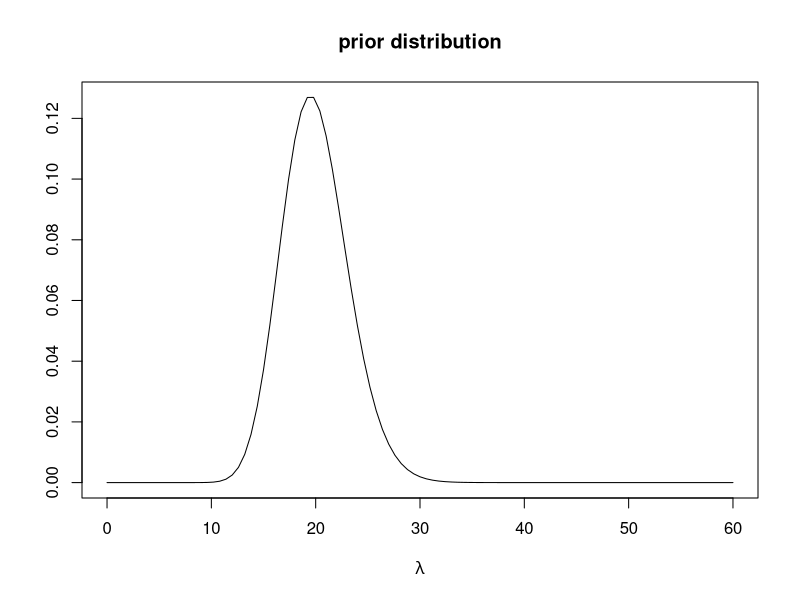
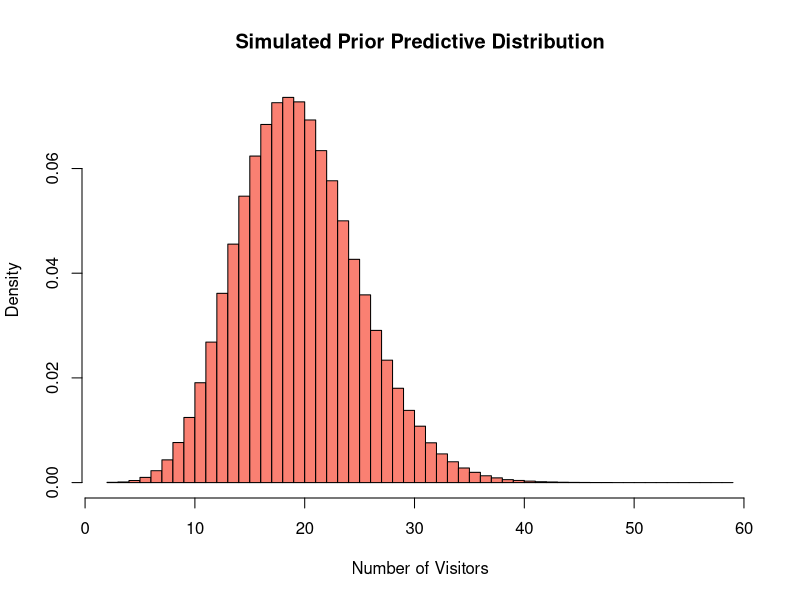
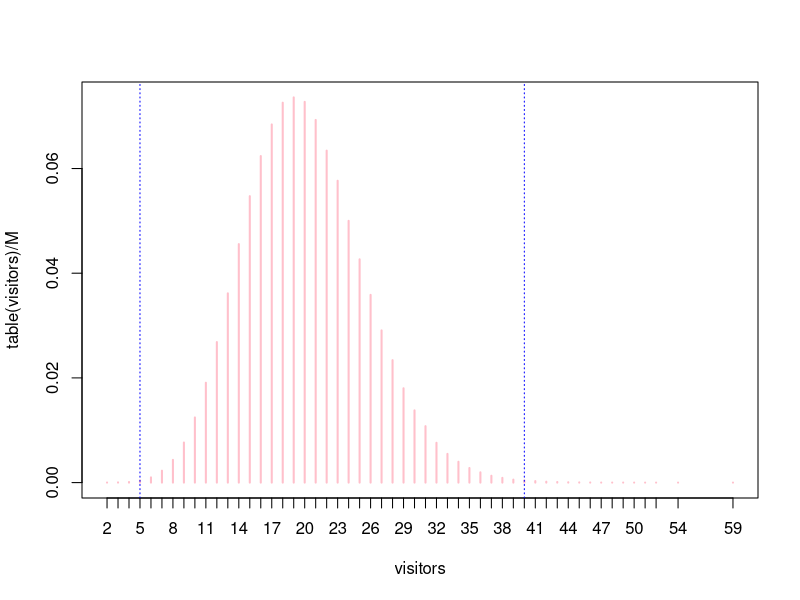
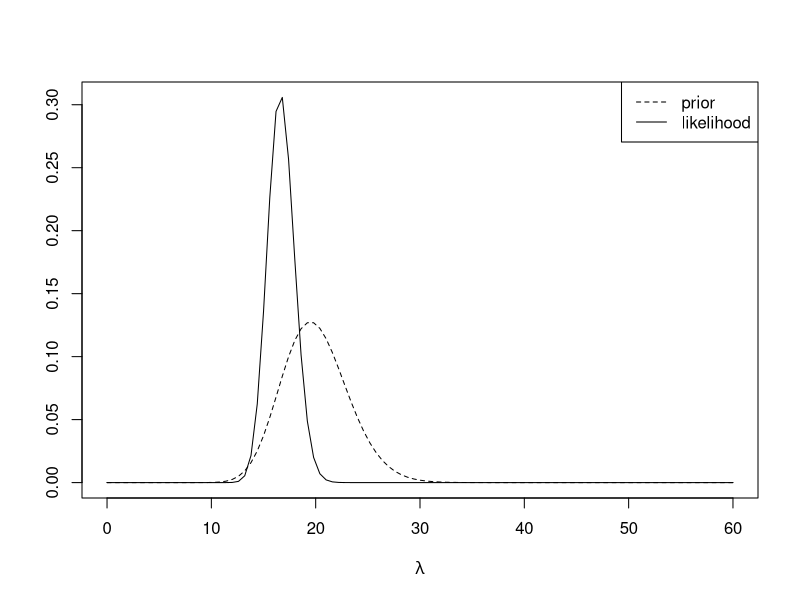
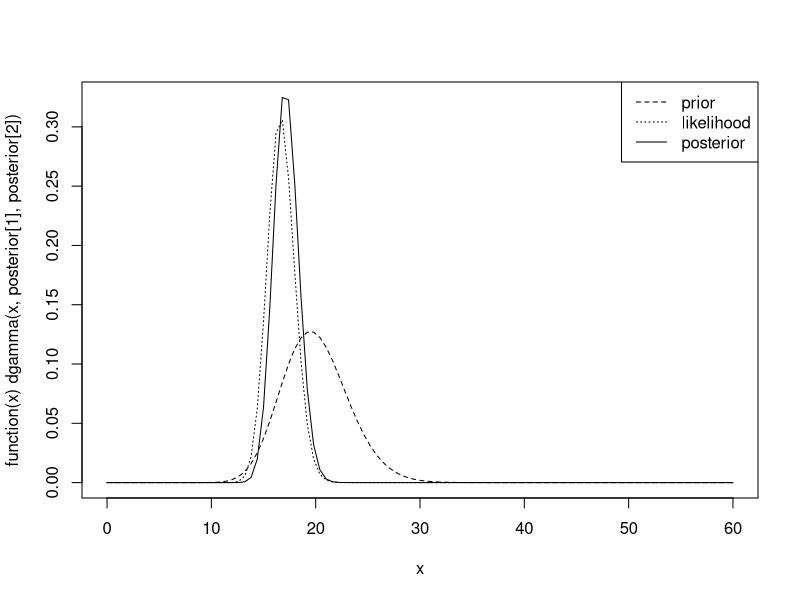
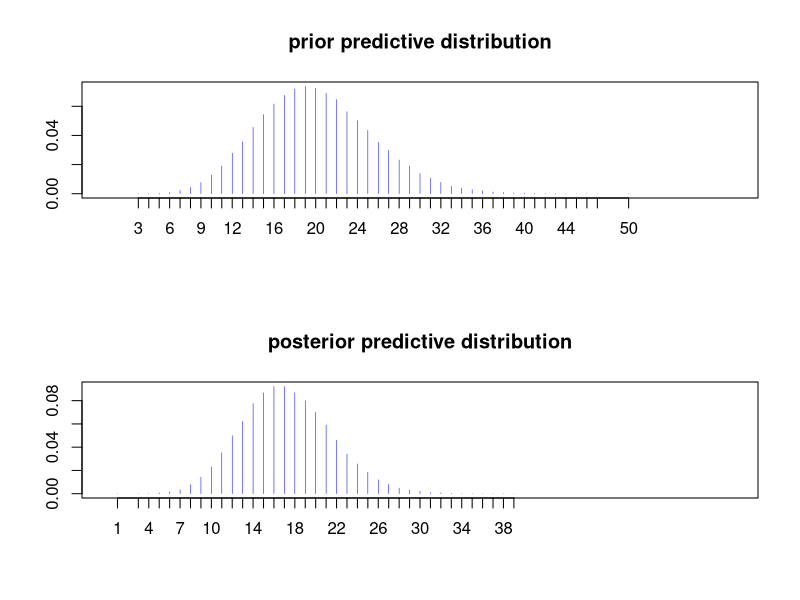

Here is the R script that generated these plots, in order:

####################  1.1 SEPIA  VERDA   ##############################

#####	prior distribution and prior predictive distribution

prior <- c(alpha = 40 , beta = 2)
#prior <- c(alpha = 10 , beta = 0.1)

plot(function(x)dgamma(x, prior[1], prior[2]), xlim=c(0,60), ylab="", xlab = expression(lambda))
title("prior distribution")


# simulated prior predictive distribution

M <- 1000000  # Number of simulations

# Simulate lambda values from the Gamma prior
lambda <- rgamma(M, shape = prior[1], rate = prior[2])

# Simulate Poisson-distributed visitors based on simulated lambda values
visitors <- rpois(M, lambda)

# Plot the simulated prior predictive distribution
hist(visitors, breaks = 50, probability = TRUE, col = "salmon",
     main = "Simulated Prior Predictive Distribution", xlab = "Number of Visitors")

plot(table(visitors)/M, col = "pink")
abline(v = c(5, 40), lty = 3, col = "blue")


###### data

y <- c(21,17,17,19,16,18,15,10,17,16) 
n <- length(y)
n
y


####### standardaized likelihood function  

sd.like <- function(th) {
 (th^sum(y)*exp(-n*th))/integrate(function(th)(th^sum(y)*exp(-n*th)), lower = 0, upper = 50)$value
}

par(mfrow=c(1, 1))
plot(function(x)sd.like(x), xlim=c(0,60), ylab="", xlab = expression(lambda))
 plot(function(x)dgamma(x, prior[1], prior[2]), xlim=c(0,60), add=T, lty=2)
 legend("topright", c("prior", "likelihood"), lty = c(2,1))


#########  posterior distribution

posterior <- c(a = prior[1] + sum(y), b = prior[2] + n)


# prior, likelihood and posterior

plot(function(x)dgamma(x, posterior[1], posterior[2]), xlim=c(0,60), lty=1)
 plot(function(x)sd.like(x), xlim=c(0,60), ylab="", xlab = expression(lambda), add=T, lty=3)
 plot(function(x)dgamma(x, prior[1], prior[2]), xlim=c(0,60), add=T, lty=2)
 legend("topright",  c("prior", "likelihood", "posterior"), lty = c(2,3,1))


#  summary results

results <- matrix(nrow = 7, ncol = 2)

colnames(results ) <- c('prior', 'posterior')
rownames(results ) <- c('alpha', 'beta', 'mean', 'variance', '2,5%', 'median', '97.5%')

results [1:2, 1] <- prior
results [3, 1] <- prior[1]/prior[2]
results [4, 1] <- prior[1]/prior[2]^2
results [5, 1] <- qgamma(0.025, shape = prior[1], prior[2])
results [6, 1] <- qgamma(0.5, shape = prior[1], prior[2])
results [7, 1] <- qgamma(0.975, shape = prior[1], prior[2])

results [1:2, 2] <- posterior
results [3, 2] <- posterior[1]/posterior[2]
results [4, 2] <- posterior[1]/posterior[2]^2
results [5, 2] <- qgamma(0.025, shape = posterior[1], posterior[2])
results [6, 2] <- qgamma(0.5, shape = posterior[1], posterior[2])
results [7, 2] <- qgamma(0.975, shape = posterior[1], posterior[2])

round(results , 3)


#  priror and posterior predictive distribution

par(mfrow=c(2,1)) 

M <- 100000

prior.sim <- rgamma(M, prior[1], prior[2])
pre.prior.sim <- rpois(M, prior.sim)

post.sim <- rgamma(M, shape = posterior[1], posterior[2])
post.pre.sim <- rpois(M, post.sim)

plot(table(pre.prior.sim)/M, ty="h", xlim=c(0, 60), ylab = "", xlab = "",  col="blue", lwd=0.5)
 title("prior predictive distribution")

plot(table(post.pre.sim)/M, ty="h", xlim=c(0, 60), ylab = "", xlab = "",  col="blue", lwd=0.5)
title("posterior predictive distribution")